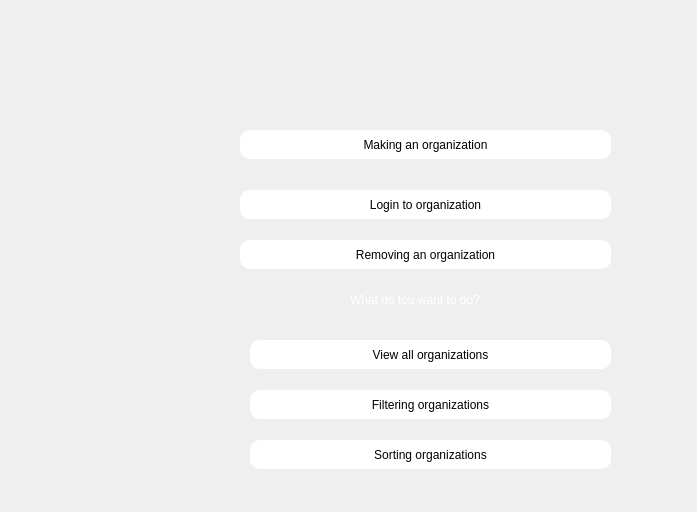
<?xml version="1.0" encoding="UTF-8"?>
<ui version="4.0">
 <class>entrance_organ</class>
 <widget class="QWidget" name="entrance_organ">
  <property name="geometry">
   <rect>
    <x>0</x>
    <y>0</y>
    <width>697</width>
    <height>512</height>
   </rect>
  </property>
  <property name="windowTitle">
   <string>Form</string>
  </property>
  <widget class="QPushButton" name="pbn_removing">
   <property name="geometry">
    <rect>
     <x>240</x>
     <y>240</y>
     <width>371</width>
     <height>29</height>
    </rect>
   </property>
   <property name="styleSheet">
    <string notr="true">#pbn_removing:hover
{
background-color:yellow;
order:1px solid yellow; 
}
#pbn_removing
{
background-color:white;
border-radius:10px;
}</string>
   </property>
   <property name="text">
    <string>Removing an organization</string>
   </property>
  </widget>
  <widget class="QPushButton" name="pbn_view">
   <property name="geometry">
    <rect>
     <x>250</x>
     <y>340</y>
     <width>361</width>
     <height>29</height>
    </rect>
   </property>
   <property name="styleSheet">
    <string notr="true">#pbn_view:hover
{
background-color:yellow;
order:1px solid yellow; 
}
#pbn_view
{
background-color:white;
border-radius:10px;
}</string>
   </property>
   <property name="text">
    <string>View all organizations</string>
   </property>
  </widget>
  <widget class="QPushButton" name="pbn_sort">
   <property name="geometry">
    <rect>
     <x>250</x>
     <y>440</y>
     <width>361</width>
     <height>29</height>
    </rect>
   </property>
   <property name="styleSheet">
    <string notr="true">#pbn_sort:hover
{
background-color:yellow;
order:1px solid yellow; 
}
#pbn_sort
{
background-color:white;
border-radius:10px;
}</string>
   </property>
   <property name="text">
    <string>Sorting organizations</string>
   </property>
  </widget>
  <widget class="QPushButton" name="pbn_making">
   <property name="geometry">
    <rect>
     <x>240</x>
     <y>130</y>
     <width>371</width>
     <height>29</height>
    </rect>
   </property>
   <property name="styleSheet">
    <string notr="true">#pbn_making:hover
{
background-color:yellow;
order:1px solid yellow; 
}
#pbn_making
{
background-color:white;
border-radius:10px;
}</string>
   </property>
   <property name="text">
    <string>Making an organization</string>
   </property>
  </widget>
  <widget class="QPushButton" name="pbn_filter">
   <property name="geometry">
    <rect>
     <x>250</x>
     <y>390</y>
     <width>361</width>
     <height>29</height>
    </rect>
   </property>
   <property name="styleSheet">
    <string notr="true">#pbn_filter:hover
{
background-color:yellow;
order:1px solid yellow; 
}
#pbn_filter
{
background-color:white;
border-radius:10px;
}</string>
   </property>
   <property name="text">
    <string>Filtering organizations</string>
   </property>
  </widget>
  <widget class="QPushButton" name="pbn_login">
   <property name="geometry">
    <rect>
     <x>240</x>
     <y>190</y>
     <width>371</width>
     <height>29</height>
    </rect>
   </property>
   <property name="styleSheet">
    <string notr="true">#pbn_login:hover
{
background-color:yellow;
order:1px solid yellow; 
}
#pbn_login
{
background-color:white;
border-radius:10px;
}</string>
   </property>
   <property name="text">
    <string>Login to organization</string>
   </property>
  </widget>
  <widget class="QLabel" name="label_do">
   <property name="geometry">
    <rect>
     <x>350</x>
     <y>290</y>
     <width>171</width>
     <height>20</height>
    </rect>
   </property>
   <property name="styleSheet">
    <string notr="true">#label_do
{
color:white;
}</string>
   </property>
   <property name="text">
    <string>What do tou want to do?</string>
   </property>
  </widget>
 </widget>
 <resources/>
 <connections/>
</ui>
